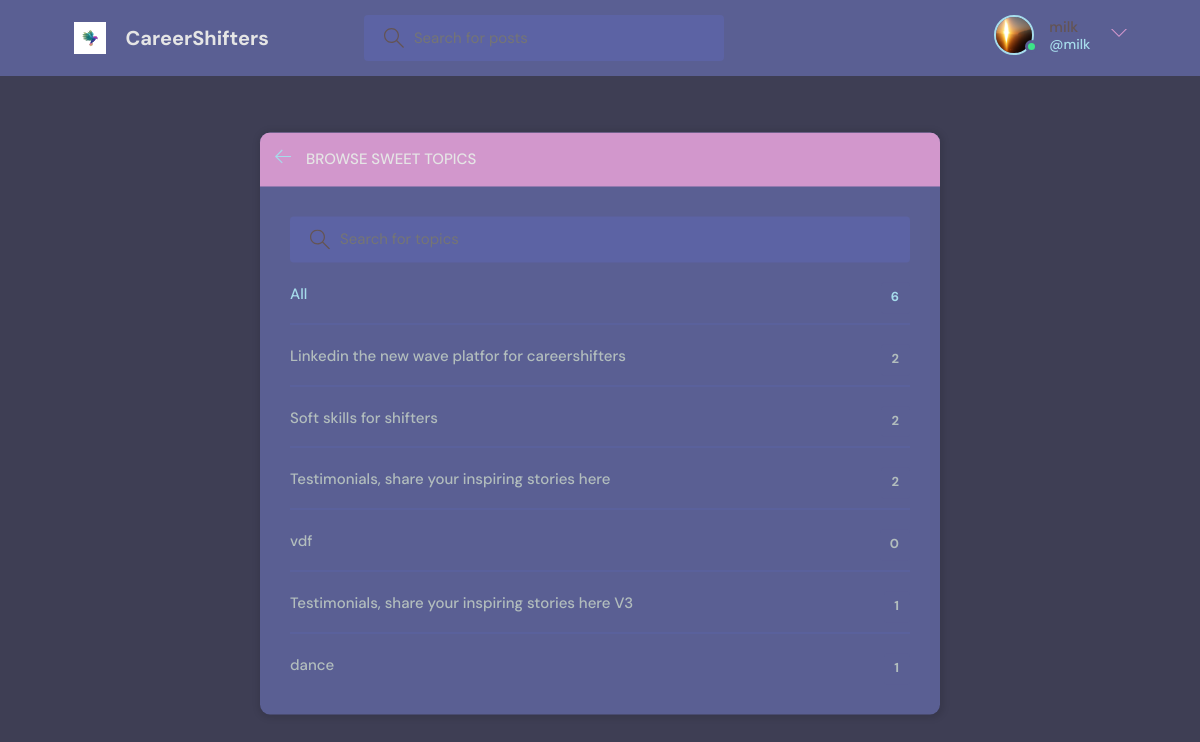
The page /topics/ (signed in) on the database its author committed.
### base/models.py (models this page shows, shortened)
class User(AbstractUser):
    name = models.CharField(max_length=200, null=True)
    email = models.EmailField(unique=True, null=True)
    bio = models.TextField(null=True)
    avatar = models.ImageField(null=True, default="avatar.svg")
    USERNAME_FIELD = 'email'
    EMAIL_FIELD = 'email'
    REQUIRED_FIELDS =  ['username'] # added username, for super user

class Topic(models.Model):
    name = models.CharField(max_length=200)

### base/views.py (the view)
# urls.py: path('topics/', views.topicsPage, name="topics"),
def topicsPage(request):
    q = request.GET.get('q') if request.GET.get('q') != None else ''
    topics = Topic.objects.filter(name__icontains=q)
    return render(request, 'base/topics.html', {'topics': topics})

### base/templates/base/topics.html (shortened to what this page needs)
{% extends 'main.html' %}
{% block content %}
<main class="create-room layout">
  <div class="container">
    <div class="layout__box">
      <div class="layout__boxHeader">
        <div class="layout__boxTitle">
          <a href="{% url 'home' %}">
            <svg version="1.1" xmlns="http://www.w3.org/2000/svg" width="32" height="32" viewBox="0 0 32 32">
              <title>arrow-left</title>
              <path
                d="M13.723 2.286l-13.723 13.714 13.719 13.714 1.616-1.611-10.96-10.96h27.625v-2.286h-27.625l10.965-10.965-1.616-1.607z">
              </path>
            </svg>
          </a>
          <h3>Browse Sweet Topics</h3>
        </div>
      </div>
      <div class="topics-page layout__body">
        <form action="" method="GET" class="header__search">
          <label>
            <input name="q" placeholder="Search for topics" />
          </label>
        </form>
        <ul class="topics__list">
          <li>
            <a href="{% url 'topics' %}" class="active">All <span>{{topics.count}}</span></a>
          </li>
          {% for topic in topics %}
          <li>
            <a href="{% url 'home' %}?q={{topic.name}}">{{ topic.name }} <span>{{topic.room_set.all.count}}</span></a>
          </li>
          {% endfor %}
        </ul>
      </div>
    </div>
  </div>
</main>
{% endblock content %}

### templates/navbar.html (shortened to what this page needs)
{% load static %}
<header class="header header--loggedIn">
    <div class="container">
        <a href="{% url 'home' %}" class="header__logo">
            <img src="{% static 'images/logo.svg' %}" />
            <h1>CareerShifters</h1>
        </a>
        <form class="header__search" method="GET" action="{% url 'home' %}">
            <label>
                <input name="q" placeholder="Search for posts" />
            </label>
        </form>
        <nav class="header__menu">
            {% if request.user.is_authenticated %}
            <div class="header__user">
                <a href="{% url 'update-user' %}">
                    <div class="avatar avatar--medium active">
                        <img src="{{request.user.avatar.url}}" />
                    </div>
                    <p>{{request.user.username}} <span>@{{request.user.username}}</span></p>
                </a>
                <button class="dropdown-button">
                    <svg version="1.1" xmlns="http://www.w3.org/2000/svg" width="32" height="32" viewBox="0 0 32 32">
                        <title>chevron-down</title>
                        <path d="M16 21l-13-13h-3l16 16 16-16h-3l-13 13z"></path>
                    </svg>
                </button>
            </div>
            {% else %}
            <a href="{% url 'login' %}">
                <img src="{% static 'images/avatar.svg' %}" />
                <p>Login</p>
            </a>
            {% endif %}
        </nav>
    </div>
</header>

### static/styles/style.css (style rules this page uses)
:root { --color-main: #a6dceb; --color-main-light: #b9dbe4; --color-dark: #5a5f93; --color-dark-medium: #5c63a4; --color-dark-light: #d297cc; --color-light: #e5e5e5; --color-gray: #645454; --color-light-gray: #b2bdbd; --color-bg: #3e3e54; --color-success: #3ce488; --color-error: #e86455; }
* { font-family: "DM Sans", -apple-system, BlinkMacSystemFont, "Segoe UI", Roboto, Oxygen, Ubuntu, Cantarell, "Open Sans", "Helvetica Neue", sans-serif; margin: 0; padding: 0; box-sizing: border-box; text-rendering: optimizeLegibility; font-size: inherit; }
html { font-size: 56.25%; }
@media only screen and (min-width: 1200px) { html { font-size: 62.5%; } }
body { line-height: 1.6; font-weight: 400; font-size: 1.5rem; color: var(--color-light-gray); background-color: var(--color-bg); min-height: 100vh; }
img { width: 100%; }
a { display: inline-block; color: var(--color-main); text-decoration: none; }
.container { max-width: 120rem; width: 90%; margin: auto; }
.avatar { position: relative; display: inline-block; border-radius: 50%; border: 2px solid var(--color-main); }
.avatar img { display: block; border-radius: 50%; object-fit: cover; object-position: center; }
.avatar::after { content: ""; display: block; position: absolute; background-color: var(--color-gray); z-index: 111; border-radius: 50%; border: 0.3rem solid var(--color-dark); }
.avatar.active::after { background-color: var(--color-success); }
.avatar.avatar--medium img { width: 3.6rem; height: 3.6rem; border-radius: 50%; }
.avatar.avatar--medium:after { width: 0.7rem; height: 0.7rem; bottom: 0px; right: -6px; }
.header { padding: 1.5rem; background-color: var(--color-dark); }
.header > .container { display: flex; gap: 9.5rem; }
.header__logo, .header__user { display: flex; gap: 2rem; align-items: center; }
.header__logo > img { height: 3.2rem; width: 3.2rem; }
.header__logo > h1 { font-weight: 700; font-size: 2rem; color: var(--color-light); }
.header__search > label { background-color: var(--color-dark-medium); padding: 1.3rem 1rem; display: flex; align-items: center; gap: 1rem; border-radius: 4px; }
.header__search svg { fill: var(--color-gray); width: 2rem; height: 2rem; margin-left: 1rem; }
.header__search input { width: 30rem; background: transparent; border: none; outline: none; color: var(--color-light); }
.header__menu { margin-left: auto; position: relative; }
.header__menu a { display: flex; gap: 1.5rem; align-items: center; font-weight: 500; text-decoration: none; color: var(--color-gray); }
.header__menu img { height: 3.6rem; }
.header__menu p { line-height: 1.2; }
.header__menu span { color: var(--color-main); font-weight: 500; font-size: 1.4rem; display: block; }
.header__menu svg { width: 1.6rem; height: 1.6rem; fill: var(--color-dark-light); }
.dropdown-button { background: transparent; border: 0; outline: 0; cursor: pointer; }
.layout { margin-top: 2.4rem; }
.layout > .container { display: flex; justify-content: space-between; align-items: flex-start; }
.layout__box { width: 90%; max-width: 48rem; min-height: 40rem; position: absolute; top: 50%; left: 50%; transform: translate(-50%, -46%); background-color: var(--color-dark); border-radius: 1rem; box-shadow: 1px 1px 6px 3px rgba(0, 0, 0, 0.1); overflow: hidden; }
.layout__boxHeader { display: flex; padding: 1.5rem; background-color: var(--color-dark-light); }
.layout__boxTitle { display: flex; gap: 1.5rem; align-items: center; }
.layout__boxTitle h3 { text-transform: uppercase; font-weight: 500; color: var(--color-light); }
.layout__boxTitle svg { width: 1.6rem; height: 1.6rem; fill: var(--color-main); }
.layout__body { margin: 3rem; }
.topics__list { list-style: none; }
.topics__list li a { display: flex; justify-content: space-between; margin-bottom: 3rem; font-weight: 500; color: var(--color-light-gray); transition: all 0.3s ease-in-out; }
.topics__list li a.active, .topics__list li a:hover { color: var(--color-main); }
.topics__list li a span { padding: 0.5rem 1rem; background-color: var(--color-dark); border-radius: 3px; font-size: 1.3rem; font-weight: 700; letter-spacing: 1px; }
.topics-page .topics__list li:not(:last-child) a { margin: 2rem 0; padding-bottom: 1rem; text-decoration: none; border-bottom: 1px solid var(--color-dark-medium); }
.topics-page .header__search { display: block; }
.create-room.layout .layout__box { max-width: 68rem; }

### rows shown on the page
User: user.avatar (picture), user.username "milk"
Topic: name "Linkedin the new wave platfor for careershifters", room_set.all.count "2"
Topic: name "Soft skills for shifters", room_set.all.count "2"
Topic: name "Testimonials, share your inspiring stories here", room_set.all.count "2"
Topic: name "vdf", room_set.all.count "0"
Topic: name "Testimonials, share your inspiring stories here V3", room_set.all.count "1"
Topic: name "dance", room_set.all.count "1"

### other values the page prints
{{ topics.count }} "6"
